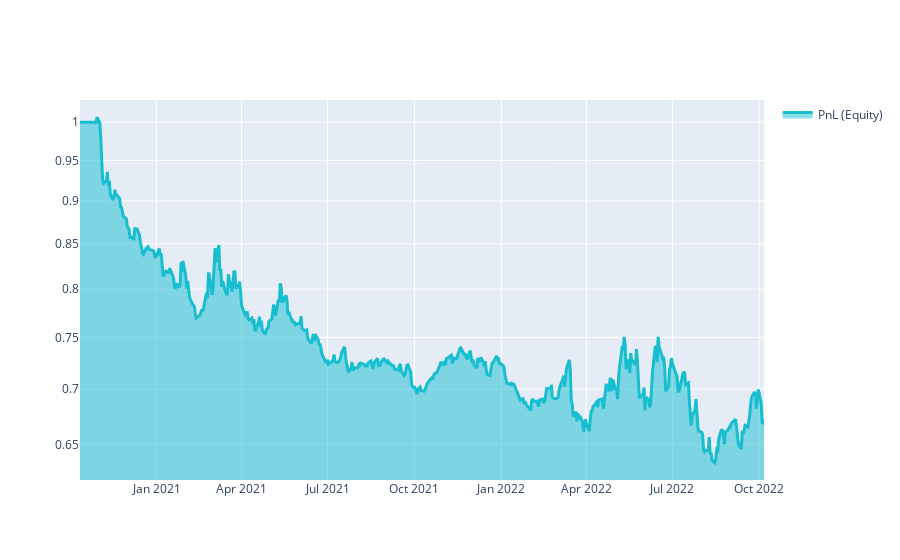

Notebook code cell kept with this figure:
### Markdown cell above
# Group27_200_20_2Y

### Code cell
import xarray as xr

import qnt.ta as qnta
import qnt.data as qndata
import qnt.output as qnout
import qnt.stats as qns

# 2 years - 200/20 days

data = qndata.stocks.load_ndx_data(min_date="2020-10-10")

close     = data.sel(field="close")
is_liquid = data.sel(field="is_liquid")
sma_slow  = qnta.sma(close, 200)
sma_fast  = qnta.sma(close, 20)
weights   = xr.where(sma_slow < sma_fast, 1, -1)
weights   = weights * is_liquid

weights = qnout.clean(weights, data, "stocks_nasdaq100")

# calc stats
stats = qns.calc_stat(data, weights.sel(time=slice("2020-10-10", None)))
display(stats.to_pandas().tail())

# graph
performance = stats.to_pandas()["equity"]
import qnt.graph as qngraph

qngraph.make_plot_filled(performance.index, performance, name="PnL (Equity)", type="log")

### Figure 1 — Plotly figure (JSON) as saved in the notebook; plotly's stock layout.template omitted (floating-point values rounded to 4 significant figures; data arrays with more than 128 entries replaced by an {"elided": "..."} marker saying what was removed)
{"data": [{"fill": "tonexty", "line": {"color": "#17BECF", "width": 3}, "name": "PnL (Equity)", "type": "scatter", "x": {"elided": "501 str values"}, "y": {"elided": "501 float values"}}], "layout": {"showlegend": true, "yaxis": {"range": [-0.2077, 0.01284], "type": "log"}}}
